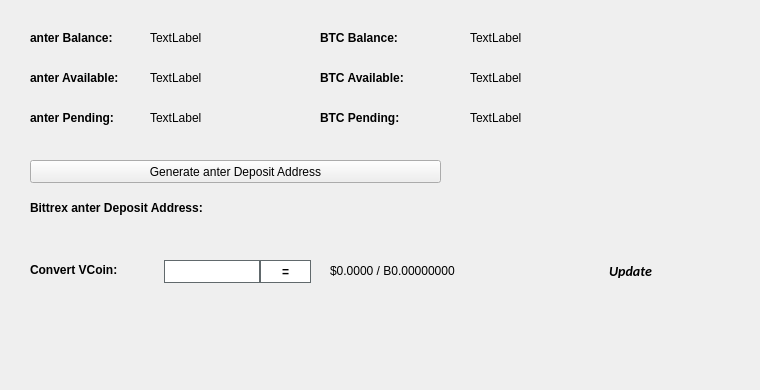
   <widget class="QWidget" name="BalanceTab">
    <attribute name="title">
     <string>Balance</string>
    </attribute>
    <widget class="QLabel" name="BitcoinBalanceLabel">
     <property name="geometry">
      <rect>
       <x>470</x>
       <y>30</y>
       <width>150</width>
       <height>16</height>
      </rect>
     </property>
     <property name="text">
      <string>TextLabel</string>
     </property>
    </widget>
    <widget class="QLabel" name="anterBalanceLabel">
     <property name="geometry">
      <rect>
       <x>150</x>
       <y>30</y>
       <width>150</width>
       <height>16</height>
      </rect>
     </property>
     <property name="text">
      <string>TextLabel</string>
     </property>
    </widget>
    <widget class="QLabel" name="label_11">
     <property name="geometry">
      <rect>
       <x>30</x>
       <y>30</y>
       <width>101</width>
       <height>16</height>
      </rect>
     </property>
     <property name="font">
      <font>
       <weight>75</weight>
       <bold>true</bold>
      </font>
     </property>
     <property name="text">
      <string>anter Balance:</string>
     </property>
    </widget>
    <widget class="QLabel" name="label_12">
     <property name="geometry">
      <rect>
       <x>320</x>
       <y>30</y>
       <width>101</width>
       <height>16</height>
      </rect>
     </property>
     <property name="font">
      <font>
       <weight>75</weight>
       <bold>true</bold>
      </font>
     </property>
     <property name="text">
      <string>BTC Balance:</string>
     </property>
    </widget>
    <widget class="QLabel" name="anterAvailableLabel_2">
     <property name="geometry">
      <rect>
       <x>150</x>
       <y>70</y>
       <width>150</width>
       <height>16</height>
      </rect>
     </property>
     <property name="text">
      <string>TextLabel</string>
     </property>
    </widget>
    <widget class="QLabel" name="label_13">
     <property name="geometry">
      <rect>
       <x>30</x>
       <y>70</y>
       <width>111</width>
       <height>16</height>
      </rect>
     </property>
     <property name="font">
      <font>
       <weight>75</weight>
       <bold>true</bold>
      </font>
     </property>
     <property name="text">
      <string>anter Available:</string>
     </property>
    </widget>
    <widget class="QLabel" name="label_14">
     <property name="geometry">
      <rect>
       <x>30</x>
       <y>110</y>
       <width>101</width>
       <height>16</height>
      </rect>
     </property>
     <property name="font">
      <font>
       <weight>75</weight>
       <bold>true</bold>
      </font>
     </property>
     <property name="text">
      <string>anter Pending:</string>
     </property>
    </widget>
    <widget class="QLabel" name="anterPendingLabel">
     <property name="geometry">
      <rect>
       <x>150</x>
       <y>110</y>
       <width>150</width>
       <height>16</height>
      </rect>
     </property>
     <property name="text">
      <string>TextLabel</string>
     </property>
    </widget>
    <widget class="QLabel" name="label_15">
     <property name="geometry">
      <rect>
       <x>320</x>
       <y>70</y>
       <width>111</width>
       <height>16</height>
      </rect>
     </property>
     <property name="font">
      <font>
       <weight>75</weight>
       <bold>true</bold>
      </font>
     </property>
     <property name="text">
      <string>BTC Available:</string>
     </property>
    </widget>
    <widget class="QLabel" name="BitcoinAvailableLabel">
     <property name="geometry">
      <rect>
       <x>470</x>
       <y>70</y>
       <width>150</width>
       <height>16</height>
      </rect>
     </property>
     <property name="text">
      <string>TextLabel</string>
     </property>
    </widget>
    <widget class="QLabel" name="label_31">
     <property name="geometry">
      <rect>
       <x>320</x>
       <y>110</y>
       <width>111</width>
       <height>16</height>
      </rect>
     </property>
     <property name="font">
      <font>
       <weight>75</weight>
       <bold>true</bold>
      </font>
     </property>
     <property name="text">
      <string>BTC Pending:</string>
     </property>
    </widget>
    <widget class="QLabel" name="BitcoinPendingLabel">
     <property name="geometry">
      <rect>
       <x>470</x>
       <y>110</y>
       <width>150</width>
       <height>16</height>
      </rect>
     </property>
     <property name="text">
      <string>TextLabel</string>
     </property>
    </widget>
    <widget class="QLabel" name="label_33">
     <property name="geometry">
      <rect>
       <x>30</x>
       <y>200</y>
       <width>221</width>
       <height>16</height>
      </rect>
     </property>
     <property name="font">
      <font>
       <weight>75</weight>
       <bold>true</bold>
      </font>
     </property>
     <property name="text">
      <string>Bittrex anter Deposit Address:</string>
     </property>
    </widget>
    <widget class="QPushButton" name="GenDepositBTN">
     <property name="geometry">
      <rect>
       <x>30</x>
       <y>160</y>
       <width>411</width>
       <height>23</height>
      </rect>
     </property>
     <property name="text">
      <string>Generate anter Deposit Address</string>
     </property>
     <property name="icon">
      <iconset resource="../anter.qrc">
       <normaloff>:/icons/bitcoin</normaloff>:/icons/bitcoin</iconset>
     </property>
    </widget>
    <widget class="QLabel" name="DepositAddressLabel">
     <property name="geometry">
      <rect>
       <x>200</x>
       <y>200</y>
       <width>261</width>
       <height>16</height>
      </rect>
     </property>
     <property name="palette">
      <palette>
       <active>
        <colorrole role="WindowText">
         <brush brushstyle="SolidPattern">
          <color alpha="255">
           <red>0</red>
           <green>0</green>
           <blue>0</blue>
          </color>
         </brush>
        </colorrole>
        <colorrole role="Text">
         <brush brushstyle="SolidPattern">
          <color alpha="255">
           <red>0</red>
           <green>0</green>
           <blue>255</blue>
          </color>
         </brush>
        </colorrole>
       </active>
       <inactive>
        <colorrole role="WindowText">
         <brush brushstyle="SolidPattern">
          <color alpha="255">
           <red>0</red>
           <green>0</green>
           <blue>0</blue>
          </color>
         </brush>
        </colorrole>
        <colorrole role="Text">
         <brush brushstyle="SolidPattern">
          <color alpha="255">
           <red>0</red>
           <green>0</green>
           <blue>255</blue>
          </color>
         </brush>
        </colorrole>
       </inactive>
       <disabled>
        <colorrole role="WindowText">
         <brush brushstyle="SolidPattern">
          <color alpha="255">
           <red>120</red>
           <green>120</green>
           <blue>120</blue>
          </color>
         </brush>
        </colorrole>
        <colorrole role="Text">
         <brush brushstyle="SolidPattern">
          <color alpha="255">
           <red>120</red>
           <green>120</green>
           <blue>120</blue>
          </color>
         </brush>
        </colorrole>
       </disabled>
      </palette>
     </property>
     <property name="font">
      <font>
       <weight>75</weight>
       <bold>true</bold>
      </font>
     </property>
     <property name="text">
      <string/>
     </property>
     <property name="alignment">
      <set>Qt::AlignRight|Qt::AlignTrailing|Qt::AlignVCenter</set>
     </property>
     <property name="textInteractionFlags">
      <set>Qt::LinksAccessibleByMouse|Qt::TextSelectableByKeyboard|Qt::TextSelectableByMouse</set>
     </property>
    </widget>
    <widget class="QLabel" name="label_8">
     <property name="geometry">
      <rect>
       <x>460</x>
       <y>300</y>
       <width>281</width>
       <height>81</height>
      </rect>
     </property>
     <property name="text">
      <string/>
     </property>
     <property name="pixmap">
      <pixmap>:/images/bittrex</pixmap>
     </property>
    </widget>
    <widget class="QWidget" name="widgetConversion" native="true">
     <property name="geometry">
      <rect>
       <x>0</x>
       <y>250</y>
       <width>751</width>
       <height>43</height>
      </rect>
     </property>
     <property name="minimumSize">
      <size>
       <width>0</width>
       <height>43</height>
      </size>
     </property>
     <property name="styleSheet">
      <string notr="true"/>
     </property>
     <widget class="QPushButton" name="btnUpdateMarketData">
      <property name="geometry">
       <rect>
        <x>575</x>
        <y>0</y>
        <width>111</width>
        <height>41</height>
       </rect>
      </property>
      <property name="sizePolicy">
       <sizepolicy hsizetype="Expanding" vsizetype="Expanding">
        <horstretch>0</horstretch>
        <verstretch>0</verstretch>
       </sizepolicy>
      </property>
      <property name="font">
       <font>
        <family>calibri</family>
        <pointsize>-1</pointsize>
        <weight>75</weight>
        <italic>true</italic>
        <bold>true</bold>
       </font>
      </property>
      <property name="styleSheet">
       <string notr="true">margin:0px;text-align:center;padding:2px;border-radius:3px;font-style:italic;width:100px;font-size:14px;font-family:calibri;font-weight:600;</string>
      </property>
      <property name="text">
       <string>Update</string>
      </property>
      <property name="iconSize">
       <size>
        <width>150</width>
        <height>35</height>
       </size>
      </property>
      <property name="autoDefault">
       <bool>true</bool>
      </property>
      <property name="default">
       <bool>true</bool>
      </property>
     </widget>
     <widget class="QLabel" name="lblConvertVCoin">
      <property name="geometry">
       <rect>
        <x>30</x>
        <y>10</y>
        <width>131</width>
        <height>20</height>
       </rect>
      </property>
      <property name="styleSheet">
       <string notr="true"/>
      </property>
      <property name="text">
       <string>&lt;html&gt;&lt;head/&gt;&lt;body&gt;&lt;p&gt;&lt;span style=&quot; font-weight:600;&quot;&gt;Convert VCoin:&lt;/span&gt;&lt;/p&gt;&lt;/body&gt;&lt;/html&gt;</string>
      </property>
     </widget>
     <widget class="QLineEdit" name="txtConvertVCoinQty">
      <property name="geometry">
       <rect>
        <x>160</x>
        <y>10</y>
        <width>100</width>
        <height>23</height>
       </rect>
      </property>
      <property name="minimumSize">
       <size>
        <width>100</width>
        <height>23</height>
       </size>
      </property>
      <property name="maximumSize">
       <size>
        <width>100</width>
        <height>16777215</height>
       </size>
      </property>
      <property name="styleSheet">
       <string notr="true">border: 1px solid #61696c;margin-left:4px;</string>
      </property>
     </widget>
     <widget class="QPushButton" name="btnConvertanter">
      <property name="geometry">
       <rect>
        <x>260</x>
        <y>10</y>
        <width>51</width>
        <height>23</height>
       </rect>
      </property>
      <property name="minimumSize">
       <size>
        <width>0</width>
        <height>23</height>
       </size>
      </property>
      <property name="styleSheet">
       <string notr="true">border:1px solid #61696c;background:white;font-weight:600;</string>
      </property>
      <property name="text">
       <string>=</string>
      </property>
     </widget>
     <widget class="QLabel" name="lblConvertVCoinResults">
      <property name="geometry">
       <rect>
        <x>330</x>
        <y>0</y>
        <width>201</width>
        <height>41</height>
       </rect>
      </property>
      <property name="styleSheet">
       <string notr="true"/>
      </property>
      <property name="text">
       <string>$0.0000 / B0.00000000</string>
      </property>
     </widget>
     <widget class="QLabel" name="iconOverviewUpdateWait">
      <property name="geometry">
       <rect>
        <x>670</x>
        <y>10</y>
        <width>24</width>
        <height>24</height>
       </rect>
      </property>
      <property name="text">
       <string/>
      </property>
      <property name="pixmap">
       <pixmap resource="../anter.qrc">:/icons/transaction_1</pixmap>
      </property>
      <property name="scaledContents">
       <bool>true</bool>
      </property>
      <property name="alignment">
       <set>Qt::AlignCenter</set>
      </property>
     </widget>
    </widget>
   </widget>
